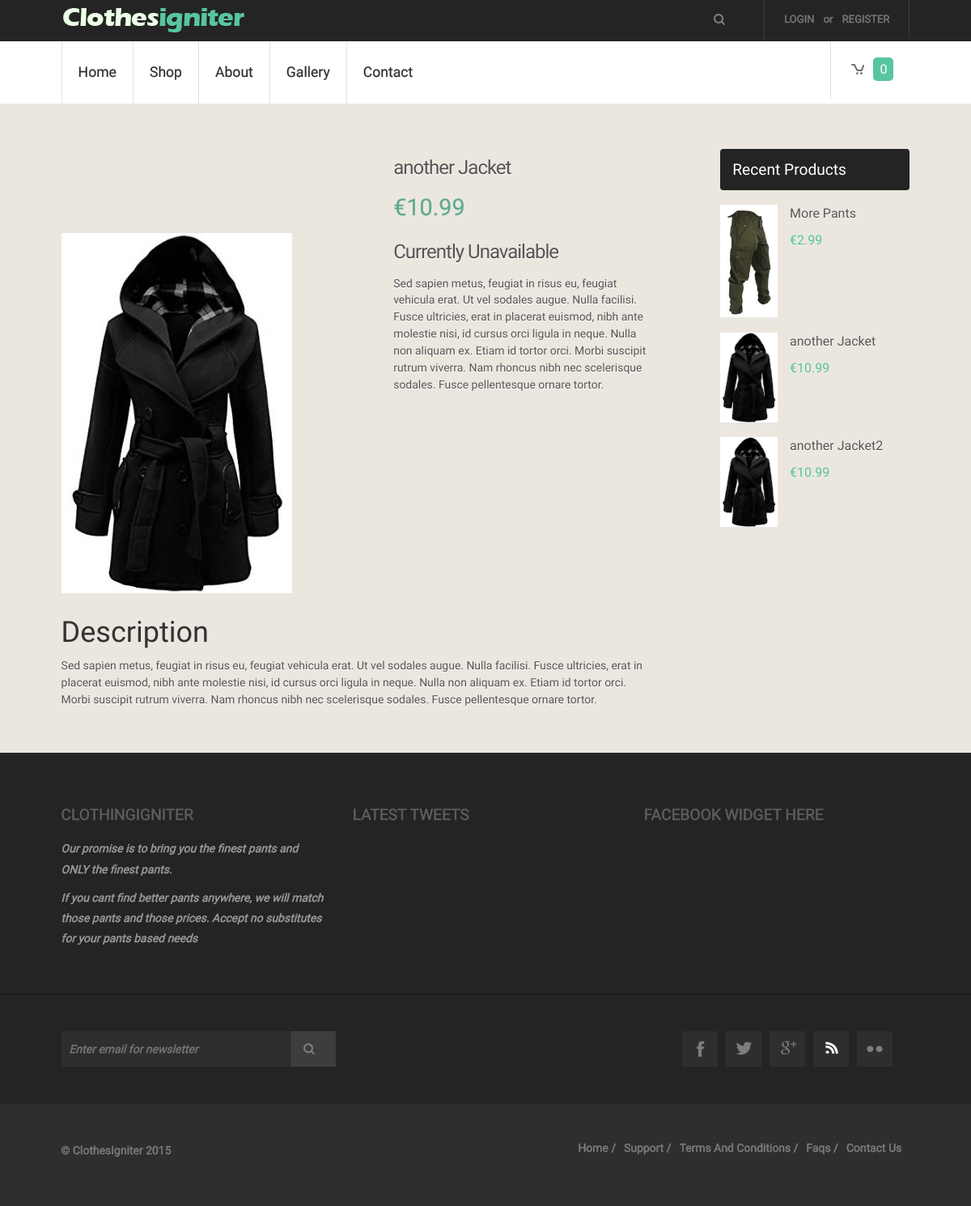
The page /index.php/item/view/32 on the database its author committed.
### tables this page shows
CREATE TABLE IF NOT EXISTS `store_items` (
`id` int(11) NOT NULL,
  `item_name` varchar(240) NOT NULL,
  `item_price` decimal(7,2) NOT NULL,
  `image_small` varchar(240) NOT NULL,
  `image_large` varchar(240) NOT NULL,
  `item_description` text NOT NULL,
  `rating` int(11) NOT NULL DEFAULT '0',
  `categoryID` int(11) NOT NULL,
  `brandID` int(11) NOT NULL,
  `item_description_short` text NOT NULL
);

### application/views/includes/template.php (called while the page is built, shortened)
<?php $this->load->view('includes/header' ,$this->globals);?>
<?php $this->load->view($main_content);?>

### application/controllers/item.php (called while the page is built, shortened)
<?php
class Item extends MY_Controller
{
    function __construct()
    {
        $this->load->model('item_model');
        $this->load->model('stock_model');
        $this->load->helper('url_helper');
        $this->load->library('user_agent');
    }
    function view($id = NULL)
    {
        $data['item'] = $this->item_model->get_item($id);
		$recent_items = $this->item_model->get_item();
		$data['recent_items'] = array_slice($recent_items, -3, 3);
        $data['stock'] = $this->stock_model->get_by_item_id($id);
        $categoryID = $data['item']['categoryID'];
        $brandID = $data['item']['brandID'];
        $data["categories"] = $this->category_model->get($categoryID);
        $data["brands"] = $this->brand_model->get($brandID);
        $data['main_content'] = 'store/view';
        $this->load->view('includes/template', $data, $this->globals);
    }
}

### index.php (called while the page is built, shortened)
<?php
require_once BASEPATH.'core/CodeIgniter.php';

### application/models/Item_model.php (called while the page is built, shortened)
<?php
class Item_model extends CI_Model
{
    public function get_item($id = FALSE)
    {
        if (!$id)
        {
            $query = $this->db->get('store_items');
            if ($query->num_rows() > 0) {
                foreach ($query->result() as $row) {
                    $data[] = $row;
                }
                return $data;
            }
            return false;
        }
        $query = $this->db->get_where('store_items', array('id' => $id));
        return $query->row_array();
    }
}

### application/views/store/view.php (the view, shortened to what this page needs)
<div class="single">
    <div class="left_content">
        <div class="span1_of_1">
            <div class="product-view">
                <div class="product-essential">
                    <div class="product-img-box">
                        <div class="more-views">
                            <div class="more-views-container">
                                <ul>
                                    <li>
                                    </li>
                                    <li>
                                    </li>
                                    <li>
                                    </li>
                                    <li>
                                    </li>
                                    <li>
                                    </li>
                                </ul>
                            </div>
                        </div>
                        <div class="product-image">
                            <a>
                                <img src="<?php echo base_url() . "images/clothes/" . $item['image_large']; ?>" />
                            </a>
                        </div>
                    </div>
                </div>
            </div>
        </div>
        <div class="span1_of_1_des">
            <div class="desc1">
                <h3><?php echo $item['item_name']; ?></h3>
                <h5>&euro;<?php echo $item['item_price']; ?></h5>
                <div class="available">
                    <?php if($stock){
                        echo form_open('store/add_to_cart'); ?>
                        <strong>Select Options:</strong>
                        <select name="stock">
                            <?php foreach($stock as $variation){
                                if($variation['stock']>0) {
                                    echo "<option value='" . $variation['id'] . "'>" . $variation['colour'] . " - " . $variation['size'] . "</option>";
                                }
                            }
                            ?>
                        </select>
                    <div class="registration_form">
                            <?php
                            echo form_submit('submit', 'Add To Cart');
                            echo form_close();?>
                    </div>
                    <?php }
                    else{
                        echo '<h3>Currently Unavailable</h3>';
                    }
                    ?>
                    <p><?php echo $item['item_description_short']; ?></p>
                </div>
            </div>
        </div>
        <div class="left_content_btm">
            <h1>Description</h1><p class="para"><?php echo $item['item_description']; ?></p>
        </div>
    </div>
    <div class="left_sidebar">
        <h4>recent products</h4>
		<?php
			  foreach($recent_items as $item){
					?>
        <div class="left_products">
            <div class="left_img">
                <img src="<?php echo base_url() . "images/clothes/" . $item->image_large; ?>" alt=""/>
            </div>
					<div class="left_text">
						<p><?php echo anchor('item/view/' . $item->id, $item->item_name) ?></p>
						<span>&euro;<?php echo $item->item_price ?></span>
					</div>
        </div>
		<?php } ?>
    </div>
</div>

### css/style.css (style rules this page uses)
ol,ul { list-style:none;margin:0;padding:0; }
a { text-decoration:none; }
img { max-width:100%; }
html, body { font-family: 'Maven Pro', sans-serif; background:#ffffff; font-size: 100%; }
.log_reg li a { font-family: 'Maven Pro', sans-serif; font-size: 0.8125em; padding: 5px 8px; color: #777777; text-transform: uppercase; -webkit-text-stroke: 0.5px; }
.menu ul li a { display: block; padding: 26px 30px; color: #2d2d2d; font-size: 1.1em; text-transform: capitalize; -webkit-text-stroke: 0.2px; -webkit-transition: all 0.3s ease-in-out; -moz-transition: all 0.3s ease-in-out; -o-transition: all 0.3s ease-in-out; transition: all 0.3s ease-in-out; }
.soc_icons ul li a { display: block; padding: 10px; background: #2e2e2e; width: 24px; height: 24px; -webkit-transition: all 0.3s ease-in-out; -moz-transition: all 0.3s ease-in-out; -o-transition: all 0.3s ease-in-out; transition: all 0.3s ease-in-out; }
.soc_icons ul li a.icon4 { background: #2e2e2e url('../images/icon4.png') no-repeat 14px 12px; }
.f_nav1 li a { display:block; color: #7D7D7D; text-transform: capitalize; font-size: 0.8725em; -webkit-text-stroke: 0.5px; -webkit-transition: all 0.3s ease-in-out; -moz-transition: all 0.3s ease-in-out; -o-transition: all 0.3s ease-in-out; transition: all 0.3s ease-in-out; }
p.para { color: #555555; text-shadow: 0 1px 0 #ffffff; line-height:1.5em; font-size: 0.8725em; }
.single { display:block; }
.left_sidebar { float: left; width: 23.3333%; }
.left_sidebar h4 { background: #242424; color: #ffffff; padding: 15px; text-transform: capitalize; font-size: 1.2em; border-radius: 4px; -webkit-border-radius: 4px; -moz-border-radius: 4px; -o-border-radius: 4px; }
.left_products { margin:8% 0; }
.left_img { float:left; width: 30.33333%; }
.left_text { float: left; width: 62.33333%; margin-left: 6.3333%; }
.left_text p a { font-size: 1em; color: #555555; text-shadow: 0 1px 0 #ffffff; -webkit-transition: all 0.3s ease-in-out; -moz-transition: all 0.3s ease-in-out; -o-transition: all 0.3s ease-in-out; transition: all 0.3s ease-in-out; }
.left_text span { display:block; margin-top:8px; color: #57C5A0; }
.left_content { float: left; width: 70.333%; margin-right: 6.3333%; }
.span1_of_1 { float: left; width: 52.3333%; }
.span1_of_1_des { float: left; width: 44.3333%; margin-left: 3.333%; }
.desc1 { display: block; }
.desc1 h3 { letter-spacing: -1px; text-shadow: 0 1px 0 #ffffff; color:#555555; font-size:1.5em; margin-bottom: 15px; }
.desc1 h5 { margin-top: 2%; font-size: 1.8em; color: #5DAA90; line-height: 1.5em; -webkit-text-stroke: 0.2px; }
.desc1 p { color: #555555; text-shadow: 0 1px 0 #ffffff; line-height: 1.5em; font-size: 0.8725em; }
.left_content_btm { margin-top: 4%; }
@media only screen and (max-width: 1366px) { .product-image { width: 77.33333% !important; } }
@media only screen and (max-width: 1280px) { .menu ul li a { padding: 26px 20px; } }
@media only screen and (max-width: 1280px) { .left_content { width: 70.333%; margin-right: 4.3333%; } }
@media only screen and (max-width: 1280px) { .left_sidebar { float: right; width: 22.3333%; } }

### rows shown on the page
store_items: image_large (picture), item_name "another Jacket", item_price "10.99", item_description_short "Sed sapien metus, feugiat in risus eu, feugiat vehicula erat. Ut vel sodales augue. Nulla facilisi. Fusce ultricies, erat in placerat euismod, nibh ante molestie nisi, id cursus orci ligula in neque. Nulla non aliquam ex. Etiam id tortor orci. Morbi suscipit rutrum viverra. Nam rhoncus nibh nec scelerisque sodales. Fusce pellentesque ornare tortor.", item_description "Sed sapien metus, feugiat in risus eu, feugiat vehicula erat. Ut vel sodales augue. Nulla facilisi. Fusce ultricies, erat in placerat euismod, nibh ante molestie nisi, id cursus orci ligula in neque. Nulla non aliquam ex. Etiam id tortor orci. Morbi suscipit rutrum viverra. Nam rhoncus nibh nec scelerisque sodales. Fusce pellentesque ornare tortor.", id+item_name "another Jacket"
store_items: image_large (picture), id+item_name "More Pants", item_price "2.99"
store_items: image_large (picture), id+item_name "another Jacket2", item_price "10.99"

### other values the page prints
anchor('login', 'Login') "LOGIN"
anchor('login/signup', 'Register') "REGISTER"
anchor('site', 'Home') "Home"
anchor('store', 'Shop') "Shop"
anchor('site/about', 'About') "About"
anchor('site/gallery', 'Gallery') "Gallery"
anchor('site/contact', 'Contact') "Contact"
$this->cart->total_items() "0"
anchor('site', 'Home /') "Home /"
anchor('site/contact', 'Contact Us') "Contact Us"
